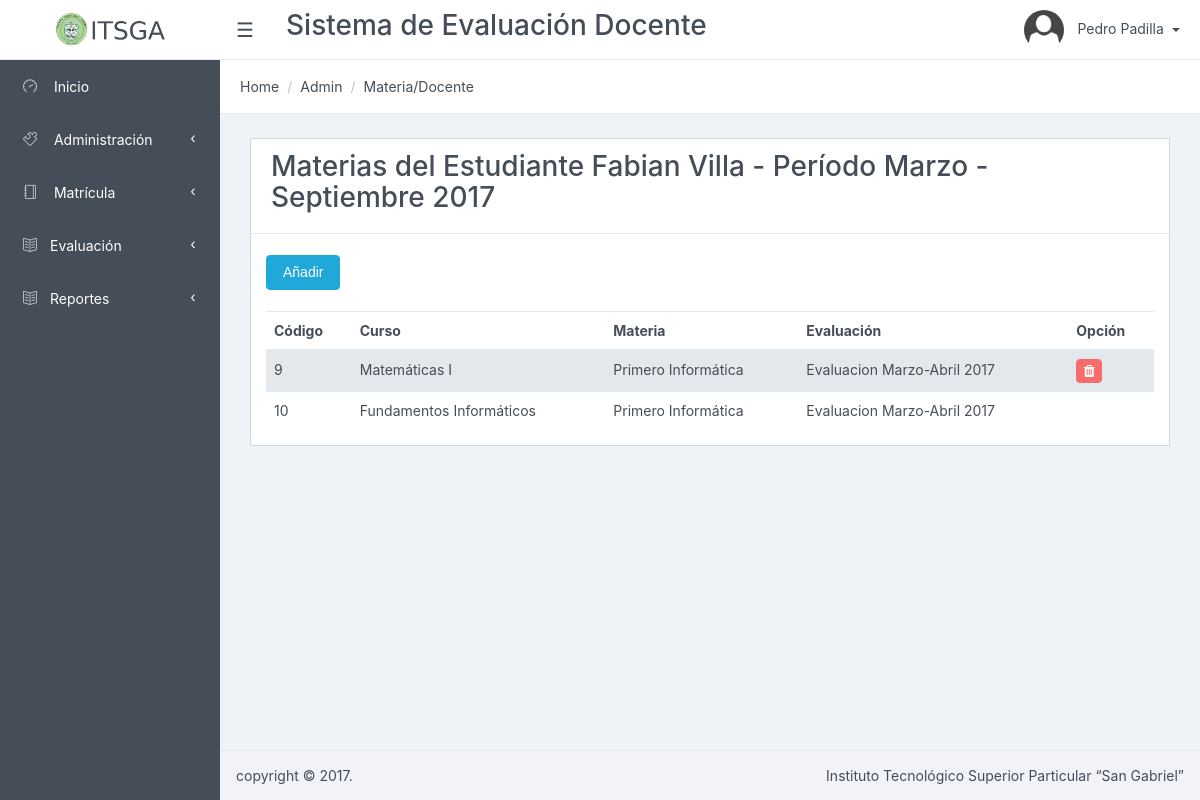
The page /Matricula/listarMaterias/4 (signed in) on the database as committed earlier.
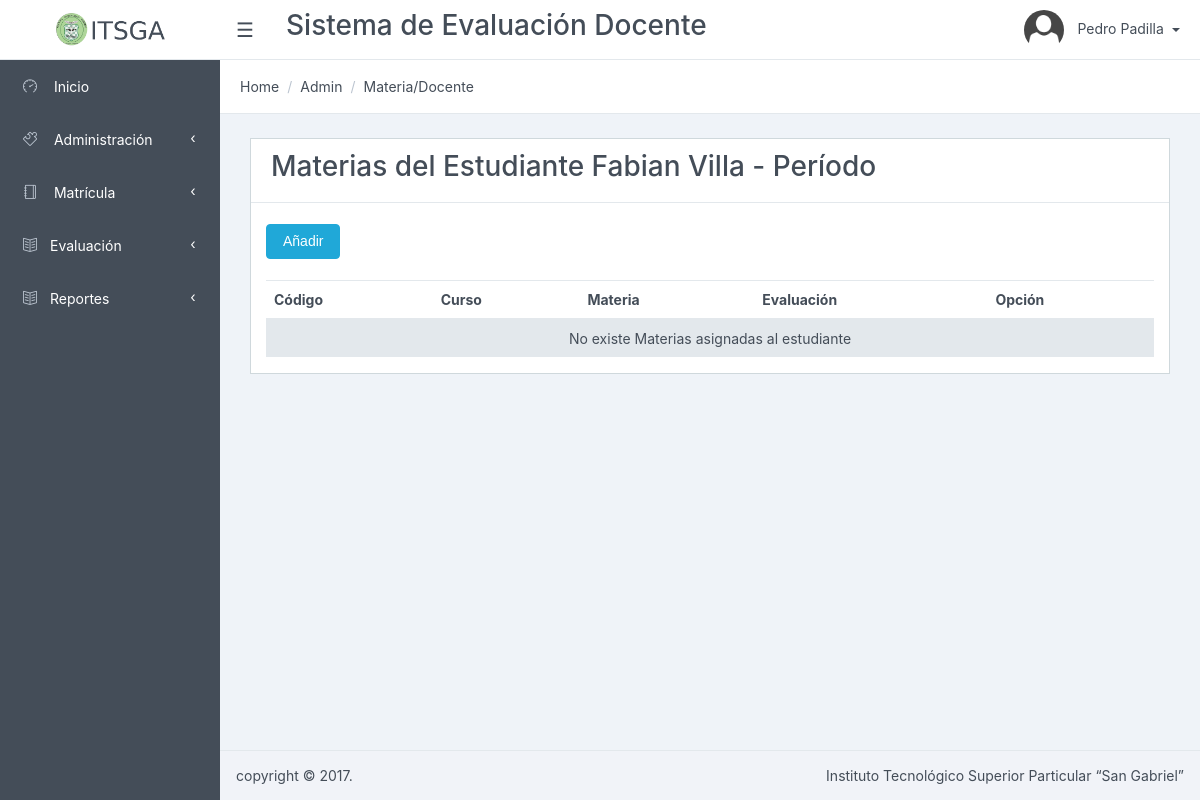
The same page on the database as committed later.
### tables this page shows
CREATE TABLE `periodo` (
  `periodo_id` int(11) NOT NULL AUTO_INCREMENT,
  `nombre` varchar(256) NOT NULL,
  `descripcion` varchar(512) DEFAULT NULL,
  `estado` tinyint(1) NOT NULL DEFAULT '1',
  PRIMARY KEY (`periodo_id`)
);

CREATE TABLE `matricula` (
  `matricula_id` int(11) NOT NULL AUTO_INCREMENT,
  `usuario_id` int(11) NOT NULL,
  `materia_periodo_id` int(11) NOT NULL,
  `fecha_registro` date NOT NULL,
  PRIMARY KEY (`matricula_id`),
  KEY `fk_matricula_estudiante_usuario1_idx` (`usuario_id`),
  KEY `fk_matricula_materia_periodo1_idx` (`materia_periodo_id`),
  CONSTRAINT `fk_matricula_estudiante_usuario1` FOREIGN KEY (`usuario_id`) REFERENCES `usuario` (`usuario_id`) ON DELETE NO ACTION ON UPDATE NO ACTION,
  CONSTRAINT `fk_matricula_materia_periodo1` FOREIGN KEY (`materia_periodo_id`) REFERENCES `materia_periodo` (`materia_periodo_id`) ON DELETE NO ACTION ON UPDATE NO ACTION
);

CREATE TABLE `materia_periodo` (
  `materia_periodo_id` int(11) NOT NULL AUTO_INCREMENT,
  `fecha_registro` date NOT NULL,
  `materia_id` int(11) NOT NULL,
  `periodo_id` int(11) NOT NULL,
  `docente_id` int(11) NOT NULL,
  `estado` int(11) DEFAULT '1',
  PRIMARY KEY (`materia_periodo_id`),
  KEY `fk_matricula_materia1` (`materia_id`),
  KEY `fk_matricula_periodo1` (`periodo_id`),
  KEY `fk_matricula_usuario1_idx` (`docente_id`),
  CONSTRAINT `fk_matricula_materia1` FOREIGN KEY (`materia_id`) REFERENCES `materia` (`materia_id`) ON DELETE NO ACTION ON UPDATE NO ACTION,
  CONSTRAINT `fk_matricula_periodo1` FOREIGN KEY (`periodo_id`) REFERENCES `periodo` (`periodo_id`) ON DELETE NO ACTION ON UPDATE NO ACTION,
  CONSTRAINT `fk_matricula_usuario1` FOREIGN KEY (`docente_id`) REFERENCES `usuario` (`usuario_id`) ON DELETE NO ACTION ON UPDATE NO ACTION
);

CREATE TABLE `materia` (
  `materia_id` int(11) NOT NULL AUTO_INCREMENT,
  `nombre` varchar(256) NOT NULL,
  `descripcion` varchar(512) DEFAULT NULL,
  `curso_id` int(11) NOT NULL,
  `estado` tinyint(1) NOT NULL DEFAULT '1',
  PRIMARY KEY (`materia_id`),
  KEY `fk_materia_curso1` (`curso_id`),
  CONSTRAINT `fk_materia_curso1` FOREIGN KEY (`curso_id`) REFERENCES `curso` (`curso_id`) ON DELETE NO ACTION ON UPDATE NO ACTION
);

CREATE TABLE `curso` (
  `curso_id` int(11) NOT NULL AUTO_INCREMENT,
  `nombre` varchar(256) NOT NULL,
  `descripcion` varchar(512) DEFAULT NULL,
  `especialidad_id` int(11) NOT NULL,
  `estado` tinyint(1) NOT NULL DEFAULT '1',
  PRIMARY KEY (`curso_id`),
  KEY `fk_curso_especialidad1` (`especialidad_id`),
  CONSTRAINT `fk_curso_especialidad1` FOREIGN KEY (`especialidad_id`) REFERENCES `especialidad` (`especialidad_id`) ON DELETE NO ACTION ON UPDATE NO ACTION
);

### app/controllers/MatriculaController.php (called while the page is built, shortened)
<?php
require_once (PATH_MODELS . "/MatriculaModel.php");
class MatriculaController {
	public function listarMaterias(){
		$model = new MatriculaModel();
		$estudiante = $model->getEstudianteById();
		$periodo = $model->getPeriodoActivo();
		$items = $model->getMateriaEstudiante();
		require_once PATH_VIEWS."/Matricula/view.listmat.php";
	}
}

### index.php (called while the page is built, shortened)
<?php
if(isset($_GET['action'])){
	$redirect = ($_GET['action']!='')?$_GET['action']:"listar";
}
$controller = new $controllerName();
$controller->$redirect();
?>

### public/views/Matricula/index.php (called while the page is built, shortened)
<?php
require_once("../../../index.php");
?>

### app/models/MatriculaModel.php (called while the page is built, shortened)
<?php
require_once(PATH_MODELS."/BaseModel.php");
class MatriculaModel {
	public function getMateriaEstudiante()
	{
		$item = $_GET['id'];
		$model = new BaseModel();
		if($item > 0){
			$sql = "select distinct(mp.materia_id) as id,mp.materia_periodo_id,ma.matricula_id,me.fecha_evaluacion,
					m.nombre as materia_nombre, c.nombre as curso_nombre, e.nombre as evaluacion, p.nombre as periodo
					from matricula as ma
					inner join  materia_periodo as mp on ma.materia_periodo_id = mp.materia_periodo_id
					inner join materia as m ON m.materia_id = mp.materia_id
					inner join curso as c ON c.curso_id = m.curso_id
					inner join matricula_evaluacion as me on me.matricula_id =  ma.matricula_id
					inner join evaluacion as e on e.evaluacion_id = me.evaluacion_id
					inner join periodo as p on p.periodo_id = mp.periodo_id
					where ma.usuario_id=".$item;
			$result = $model->execSql($sql, array(), true);
		}
		return $result;
	}
	public function getEstudianteById(){
		$model = new BaseModel();
		$itemId = isset($_POST['id'])?$_POST['id']:$_GET['id'];
		$sql = "select *, usuario_id as id
				from usuario where tipo_usuario_id=3 and usuario_id=".$itemId;
		return $model->execSql($sql, array(),true)[0];
	}
	public function getPeriodoActivo(){
		$model = new BaseModel();
		$sql = "select * from periodo
				where estado=1";
		return $model->execSql($sql, array(),true)[0];
	}
}

### app/models/BaseModel.php (called while the page is built, shortened)
<?php
class BaseModel {
	private $pdo;
	private function openConexion() {
		try {
			$this->pdo = new PDO ( 'mysql:host=' . HOSTNAME_DATABASE . ';dbname=' . DATABASE . ';charset=utf8', USERNAME, PASSWORD );
			$this->pdo->setAttribute ( PDO::ATTR_ERRMODE, PDO::ERRMODE_EXCEPTION );
		} catch ( Exception $e ) {
			die ( $e->getMessage () );
		}
	}
	private function closeConexion() {
		$this->pdo = null;
	}
	public function execSql($sql, $parameters, $list = false, $obtainId = false) {
		try {
			$stm = $this->pdo->prepare ( $sql );
			$stm->execute ( $parameters );
			if ($obtainId) {
				$result = $this->pdo->lastInsertId ();
			} else {
				if ($list) {
					$result = $stm->fetchAll ( PDO::FETCH_OBJ );
				} else {
					$result = $stm->fetch ( PDO::FETCH_OBJ );
				}
			}
		} catch ( Exception $e ) {
			die ( $e->getMessage () );
		}
		return $result;
	}
}

### public/views/Matricula/view.listmat.php (the view, shortened to what this page needs)
<?php include_once PATH_TEMPLATE.'/header.php';?>
<div class="card">
<div class="card-header">
    	<h3>Materias del Estudiante <?php echo $estudiante->nombres.' '.$estudiante->apellidos?> - Período <?php echo $periodo->nombre;?></h3>
</div>
<form id="frmItem" method="post" action="../guardar/">
	<br>
	<div class="col-lg-12">
		 <button type="button" data-id="<?php echo $estudiante->id;?>" class="btn btn-primary" data-toggle="modal" data-target="#myModal">
          	Añadir
         </button>
	</div>
	<br>
	<div class="form-group col-sm-12">
		<table class="table table-striped">
			<thead>
				<tr>
					<th>Código</th>
					<th>Curso</th>
					<th>Materia</th>
					<th>Evaluaci&oacute;n</th>
					<th>Opción</th>
			</thead>
    		<tbody>
		    		<?php
						if(count($items)>0){
							foreach ($items as $item){
							$id = $item->matricula_id.'-'.$estudiante->id;
								?>
					<tr><td><?php echo $item->id;?></td>
						<td><?php echo $item->materia_nombre;?></td>
						<td><?php echo $item->curso_nombre;?></td>
						<td><?php echo $item->evaluacion;?></td>
						<td><?php if($item->fecha_evaluacion == null){
							echo "<a href='javascript:if(confirm(\"Est\u00e1 seguro que desea eliminar el elemento seleccionado?\")){redirect(\"$id\");}' class='btn btn-danger btn-sm' title='Eliminar'><i class='fa fa-trash'></i></a>";
						}?>
						</td>
					<?php 	}
						}else{?>
					<tr><td colspan="5" align="center">No existe Materias asignadas al estudiante</td></tr>
					<?php }?>
			</tbody>
		</table>
	</div>
</form>
<?php include_once PATH_TEMPLATE.'/footer.php';?>
<link href="<?php echo PATH_CSS; ?>/dataTables.bootstrap.css" rel="stylesheet">
<link href="<?php echo PATH_CSS; ?>/bootstrapValidator.min.css" rel="stylesheet">
</body>
</html>

Rows that differ between the two databases and show on the page:
removed periodo: nombre "Marzo - Septiembre 2017"
removed matricula: materia_periodo.materia_id "9", materia.nombre "Matemáticas I", curso.nombre "Primero Informática", evaluacion "Evaluacion Marzo-Abril 2017"
removed matricula: materia_periodo.materia_id "10", materia.nombre "Fundamentos Informáticos", curso.nombre "Primero Informática", evaluacion "Evaluacion Marzo-Abril 2017"
Other text that changed with them:
text now shown: "No existe Materias asignadas al estudiante"
